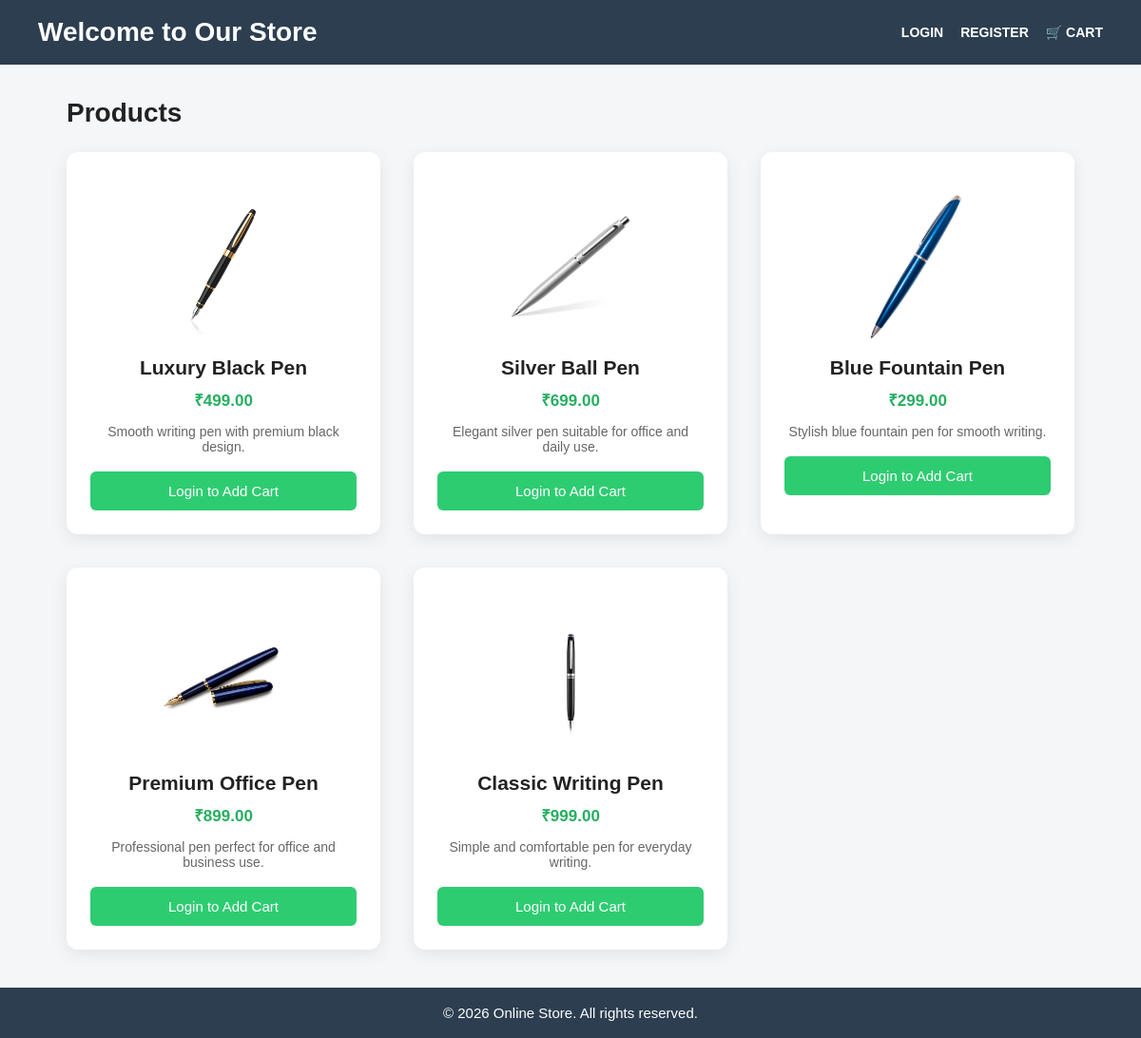
The page / on the database its author committed.
### tables this page shows
CREATE TABLE `products` (
  `id` int(11) NOT NULL,
  `name` varchar(255) NOT NULL,
  `price` decimal(10,2) NOT NULL,
  `description` text DEFAULT NULL,
  `image` varchar(255) DEFAULT NULL,
  `created_at` timestamp NOT NULL DEFAULT current_timestamp()
);

### index.php (the view, shortened to what this page needs)
<?php
include 'includes/db.php';
$stmt = $conn->query("SELECT * FROM products");
$products = $stmt->fetchAll(PDO::FETCH_ASSOC);
?>
<!DOCTYPE html>
<html lang="en">
<head>
    <link rel="stylesheet" href="css/style.css?v=20">
</head>
<body>
    <header>
        <div class="header-container">
            <h1>Welcome to Our Store</h1>
            <nav>
                <?php if (isset($_SESSION['user_id'])) : ?>
                    <span class="welcome-user">
                        Hi, <?= htmlspecialchars($_SESSION['user_name'] ?? 'User'); ?>
                    </span>
                    <a href="pages/cart.php" class="nav-link">🛒 Cart</a>
                    <a href="pages/logout.php" class="logout-button">Logout</a>
                <?php else : ?>
                    <a href="pages/login.php" class="nav-link">Login</a>
                    <a href="pages/register.php" class="nav-link">Register</a>
                    <a href="pages/cart.php" class="nav-link">🛒 Cart</a>
                <?php endif; ?>
            </nav>
        </div>
    </header>
    <main class="main-container">
        <h2 class="section-title">Products</h2>
        <div class="product-list">
            <?php if (empty($products)) : ?>
                <p>No products available.</p>
            <?php else : ?>
                <?php foreach ($products as $product) : ?>
                    <div class="product">
                        <?php if (!empty($product['image'])) : ?>
                            <img
                                src="images/<?= htmlspecialchars($product['image']); ?>"
                                alt="<?= htmlspecialchars($product['name']); ?>"
                                class="product-image"
                            >
                        <?php endif; ?>
                        <h3><?= htmlspecialchars($product['name']); ?></h3>
                        <p class="price">
                            ₹<?= number_format($product['price'], 2); ?>
                        </p>
                        <p class="description">
                            <?= htmlspecialchars($product['description']); ?>
                        </p>
                        <?php if (isset($_SESSION['user_id'])) : ?>
                            <form method="POST" action="pages/cart.php">
                                <input type="hidden" name="product_id" value="<?= htmlspecialchars($product['id']); ?>">
                                <button type="submit" name="add_to_cart" class="add-to-cart-button">
                                    Add to Cart
                                </button>
                            </form>
                        <?php else : ?>
                            <a href="pages/login.php" class="login-to-cart-button">
                                Login to Add Cart
                            </a>
                        <?php endif; ?>
                    </div>
                <?php endforeach; ?>
            <?php endif; ?>
        </div>
    </main>
    <footer>
        <p>&copy; <?= date('Y'); ?> Online Store. All rights reserved.</p>
    </footer>
</body>
</html>

### css/style.css (style rules this page uses)
* { box-sizing: border-box; }
body { font-family: Arial, sans-serif; margin: 0; padding: 0; background-color: #f4f6f8; color: #333; }
header { background-color: #2c3e50; color: white; padding: 18px 40px; }
.header-container { max-width: 1200px; margin: auto; display: flex; justify-content: space-between; align-items: center; }
.header-container h1 { margin: 0; font-size: 28px; }
nav { display: flex; align-items: center; gap: 18px; }
.nav-link { color: white; text-decoration: none; font-size: 14px; font-weight: bold; text-transform: uppercase; }
.main-container { max-width: 1100px; margin: 35px auto; padding: 0 20px; }
.section-title { font-size: 28px; margin-bottom: 25px; color: #222; }
.product-list { display: grid; grid-template-columns: repeat(3, 1fr); gap: 35px; width: 100%; }
.product { background-color: white; padding: 25px; border-radius: 12px; text-align: center; box-shadow: 0 5px 18px rgba(0, 0, 0, 0.08); transition: transform 0.2s ease, box-shadow 0.2s ease; }
.product-image { width: 160px; height: 160px; max-width: 160px; max-height: 160px; object-fit: contain; display: block; margin: 15px auto; }
.product h3 { font-size: 21px; margin: 10px 0; color: #222; }
.price { color: #27ae60; font-weight: bold; font-size: 17px; margin: 8px 0; }
.description { color: #666; font-size: 14px; margin-bottom: 18px; }
.add-to-cart-button, .login-to-cart-button { display: inline-block; width: 100%; background-color: #2ecc71; color: white; border: none; padding: 12px 22px; border-radius: 6px; font-size: 15px; cursor: pointer; text-decoration: none; }
footer { background-color: #2c3e50; color: white; text-align: center; padding: 18px 0; margin-top: 40px; }
footer p { margin: 0; font-size: 15px; }

### rows shown on the page
products: image (picture), name "Luxury Black Pen", price "499.00", description "Smooth writing pen with premium black design."
products: image (picture), name "Silver Ball Pen", price "699.00", description "Elegant silver pen suitable for office and daily use."
products: image (picture), name "Blue Fountain Pen", price "299.00", description "Stylish blue fountain pen for smooth writing."
products: image (picture), name "Premium Office Pen", price "899.00", description "Professional pen perfect for office and business use."
products: image (picture), name "Classic Writing Pen", price "999.00", description "Simple and comfortable pen for everyday writing."
